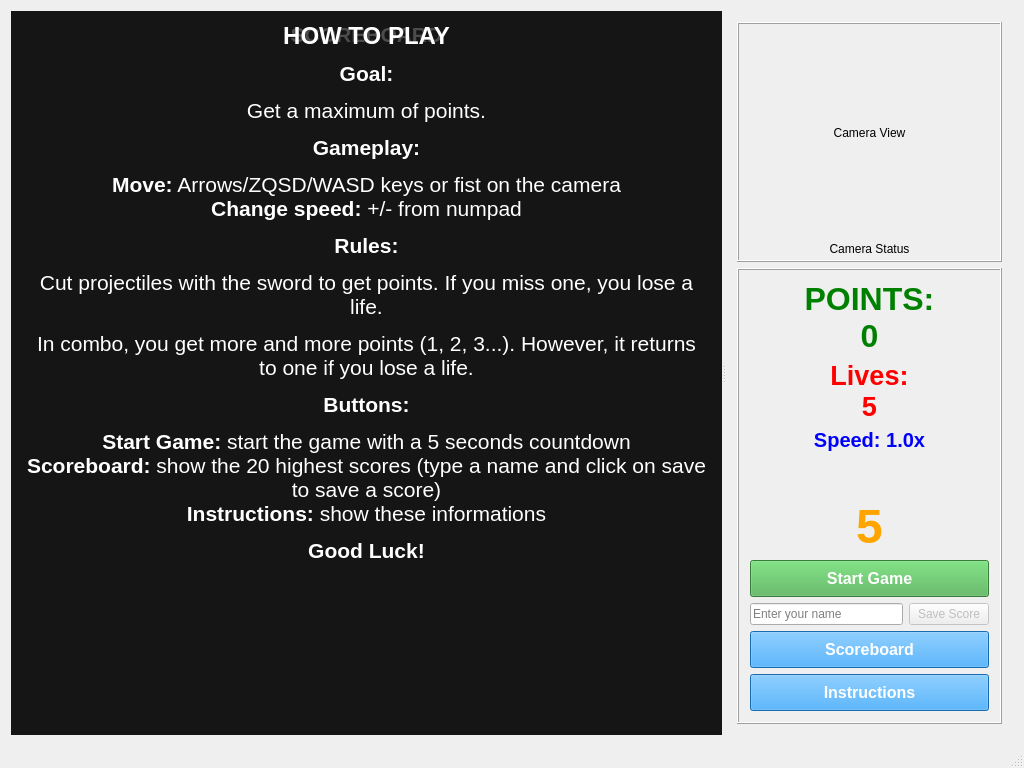
<?xml version="1.0" encoding="UTF-8"?>
<ui version="4.0">
 <class>MainWindow</class>
 <widget class="QMainWindow" name="MainWindow">
  <property name="geometry">
   <rect>
    <x>0</x>
    <y>0</y>
    <width>1024</width>
    <height>768</height>
   </rect>
  </property>
  <property name="windowTitle">
   <string>Slice Defender</string>
  </property>
  <widget class="QWidget" name="centralWidget">
   <layout class="QHBoxLayout" name="horizontalLayout">
    <item>
     <widget class="QSplitter" name="mainSplitter">
      <property name="orientation">
       <enum>Qt::Orientation::Horizontal</enum>
      </property>
      <property name="childrenCollapsible">
       <bool>false</bool>
      </property>
      <widget class="QWidget" name="glWidgetContainer">
       <layout class="QGridLayout" name="glLayout">
        <property name="leftMargin">
         <number>0</number>
        </property>
        <property name="topMargin">
         <number>0</number>
        </property>
        <property name="rightMargin">
         <number>0</number>
        </property>
        <property name="bottomMargin">
         <number>0</number>
        </property>
        <property name="spacing">
         <number>0</number>
        </property>
        <item row="0" column="0">
         <widget class="MyGLWidget" name="glWidget" native="true">
          <property name="sizePolicy">
           <sizepolicy hsizetype="Expanding" vsizetype="Expanding">
            <horstretch>80</horstretch>
            <verstretch>0</verstretch>
           </sizepolicy>
          </property>
          <property name="minimumSize">
           <size>
            <width>600</width>
            <height>400</height>
           </size>
          </property>
         </widget>
        </item>
        <item row="0" column="0">
         <widget class="QWidget" name="scoreboardOverlay" native="true">
          <property name="styleSheet">
           <string notr="true">QWidget#scoreboardOverlay {
  background-color: rgba(0, 0, 0, 180);
}
QLabel, QTextEdit {
  color: white;
  background-color: transparent;
}
QPushButton {
  background-color: #2196F3;
  color: white;
  padding: 8px;
  border-radius: 4px;
  border: none;
}
QPushButton:hover {
  background-color: #0b7dda;
}
QLineEdit {
  padding: 8px;
  border-radius: 4px;
  border: 1px solid #ddd;
}
</string>
          </property>
          <layout class="QVBoxLayout" name="overlayLayout">
           <item>
            <widget class="QLabel" name="scoreboardTitle">
             <property name="font">
              <font>
               <pointsize>16</pointsize>
               <bold>true</bold>
              </font>
             </property>
             <property name="text">
              <string>SCOREBOARD</string>
             </property>
             <property name="alignment">
              <set>Qt::AlignmentFlag::AlignCenter</set>
             </property>
            </widget>
           </item>
           <item>
            <widget class="QTextEdit" name="scoreText">
             <property name="font">
              <font>
               <pointsize>17</pointsize>
              </font>
             </property>
             <property name="lineWidth">
              <number>12</number>
             </property>
             <property name="readOnly">
              <bool>true</bool>
             </property>
             <property name="html">
              <string>&lt;!DOCTYPE HTML PUBLIC &quot;-//W3C//DTD HTML 4.0//EN&quot; &quot;http://www.w3.org/TR/REC-html40/strict.dtd&quot;&gt;
&lt;html&gt;&lt;head&gt;&lt;meta name=&quot;qrichtext&quot; content=&quot;1&quot; /&gt;&lt;meta charset=&quot;utf-8&quot; /&gt;&lt;style type=&quot;text/css&quot;&gt;
p, li { white-space: pre-wrap; }
hr { height: 1px; border-width: 0; }
li.unchecked::marker { content: &quot;\2610&quot;; }
li.checked::marker { content: &quot;\2612&quot;; }
&lt;/style&gt;&lt;/head&gt;&lt;body style=&quot; font-family:'Segoe UI'; font-size:17pt; font-weight:400; font-style:normal;&quot;&gt;
&lt;p align=&quot;center&quot; style=&quot;-qt-paragraph-type:empty; margin-top:0px; margin-bottom:0px; margin-left:0px; margin-right:0px; -qt-block-indent:0; text-indent:0px; font-size:12pt;&quot;&gt;&lt;br /&gt;&lt;/p&gt;&lt;/body&gt;&lt;/html&gt;</string>
             </property>
            </widget>
           </item>
          </layout>
         </widget>
        </item>
        <item row="0" column="0">
         <widget class="QWidget" name="instructionsOverlay" native="true">
          <property name="styleSheet">
           <string notr="true">QWidget#instructionsOverlay {
  background-color: rgba(0, 0, 0, 180);
}
QLabel, QTextEdit {
  color: white;
  background-color: transparent;
}
QPushButton {
  background-color: #2196F3;
  color: white;
  padding: 8px;
  border-radius: 4px;
  border: none;
}
QPushButton:hover {
  background-color: #0b7dda;
}
</string>
          </property>
          <layout class="QVBoxLayout" name="instructionsLayout">
           <item>
            <widget class="QLabel" name="instructionsTitle">
             <property name="font">
              <font>
               <pointsize>18</pointsize>
               <bold>true</bold>
              </font>
             </property>
             <property name="text">
              <string>HOW TO PLAY</string>
             </property>
             <property name="alignment">
              <set>Qt::AlignmentFlag::AlignCenter</set>
             </property>
            </widget>
           </item>
           <item>
            <widget class="QTextEdit" name="instructionsText">
             <property name="font">
              <font>
               <pointsize>16</pointsize>
              </font>
             </property>
             <property name="readOnly">
              <bool>true</bool>
             </property>
             <property name="html">
              <string>&lt;!DOCTYPE HTML PUBLIC &quot;-//W3C//DTD HTML 4.0//EN&quot; &quot;http://www.w3.org/TR/REC-html40/strict.dtd&quot;&gt;
&lt;html&gt;&lt;head&gt;&lt;meta name=&quot;qrichtext&quot; content=&quot;1&quot; /&gt;&lt;meta charset=&quot;utf-8&quot; /&gt;&lt;style type=&quot;text/css&quot;&gt;
p, li { white-space: pre-wrap; }
hr { height: 1px; border-width: 0; }
li.unchecked::marker { content: &quot;\2610&quot;; }
li.checked::marker { content: &quot;\2612&quot;; }
&lt;/style&gt;&lt;/head&gt;&lt;body style=&quot; font-family:'Segoe UI'; font-size:16pt; font-weight:400; font-style:normal;&quot;&gt;
&lt;p align=&quot;center&quot; style=&quot; margin-top:0px; margin-bottom:12px; margin-left:0px; margin-right:0px; -qt-block-indent:0; text-indent:0px;&quot;&gt;&lt;span style=&quot; font-weight:700;&quot;&gt;Goal:&lt;/span&gt;&lt;/p&gt;
&lt;p align=&quot;center&quot; style=&quot; margin-top:0px; margin-bottom:12px; margin-left:0px; margin-right:0px; -qt-block-indent:0; text-indent:0px;&quot;&gt;Get a maximum of points.&lt;/p&gt;
&lt;p align=&quot;center&quot; style=&quot; margin-top:0px; margin-bottom:12px; margin-left:0px; margin-right:0px; -qt-block-indent:0; text-indent:0px;&quot;&gt;&lt;span style=&quot; font-weight:700;&quot;&gt;Gameplay:&lt;/span&gt;&lt;/p&gt;
&lt;p align=&quot;center&quot; style=&quot; margin-top:0px; margin-bottom:12px; margin-left:0px; margin-right:0px; -qt-block-indent:0; text-indent:0px;&quot;&gt;&lt;span style=&quot; font-weight:700;&quot;&gt;Move:&lt;/span&gt; Arrows/ZQSD/WASD keys or fist on the camera&lt;br /&gt;&lt;span style=&quot; font-weight:700;&quot;&gt;Change speed:&lt;/span&gt; +/- from numpad&lt;/p&gt;
&lt;p align=&quot;center&quot; style=&quot; margin-top:0px; margin-bottom:12px; margin-left:0px; margin-right:0px; -qt-block-indent:0; text-indent:0px;&quot;&gt;&lt;span style=&quot; font-weight:700;&quot;&gt;Rules:&lt;/span&gt;&lt;/p&gt;
&lt;p align=&quot;center&quot; style=&quot; margin-top:0px; margin-bottom:12px; margin-left:0px; margin-right:0px; -qt-block-indent:0; text-indent:0px;&quot;&gt;Cut projectiles with the sword to get points. If you miss one, you lose a life.&lt;/p&gt;
&lt;p align=&quot;center&quot; style=&quot; margin-top:0px; margin-bottom:12px; margin-left:0px; margin-right:0px; -qt-block-indent:0; text-indent:0px;&quot;&gt;In combo, you get more and more points (1, 2, 3...). However, it returns to one if you lose a life.&lt;/p&gt;
&lt;p align=&quot;center&quot; style=&quot; margin-top:0px; margin-bottom:12px; margin-left:0px; margin-right:0px; -qt-block-indent:0; text-indent:0px;&quot;&gt;&lt;span style=&quot; font-weight:700;&quot;&gt;Buttons:&lt;/span&gt;&lt;/p&gt;
&lt;p align=&quot;center&quot; style=&quot; margin-top:0px; margin-bottom:12px; margin-left:0px; margin-right:0px; -qt-block-indent:0; text-indent:0px;&quot;&gt;&lt;span style=&quot; font-weight:700;&quot;&gt;Start Game:&lt;/span&gt; start the game with a 5 seconds countdown&lt;br /&gt;&lt;span style=&quot; font-weight:700;&quot;&gt;Scoreboard:&lt;/span&gt; show the 20 highest scores (type a name and click on save to save a score)&lt;br /&gt;&lt;span style=&quot; font-weight:700;&quot;&gt;Instructions:&lt;/span&gt; show these informations&lt;/p&gt;
&lt;p align=&quot;center&quot; style=&quot; margin-top:0px; margin-bottom:12px; margin-left:0px; margin-right:0px; -qt-block-indent:0; text-indent:0px;&quot;&gt;&lt;span style=&quot; font-weight:700;&quot;&gt;Good Luck!&lt;/span&gt;&lt;/p&gt;&lt;/body&gt;&lt;/html&gt;</string>
             </property>
             <property name="textInteractionFlags">
              <set>Qt::TextInteractionFlag::TextSelectableByKeyboard|Qt::TextInteractionFlag::TextSelectableByMouse</set>
             </property>
            </widget>
           </item>
          </layout>
         </widget>
        </item>
       </layout>
      </widget>
      <widget class="QWidget" name="rightPanel">
       <layout class="QVBoxLayout" name="verticalLayout">
        <item>
         <widget class="QFrame" name="cameraFrame">
          <property name="sizePolicy">
           <sizepolicy hsizetype="Preferred" vsizetype="Preferred">
            <horstretch>20</horstretch>
            <verstretch>0</verstretch>
           </sizepolicy>
          </property>
          <property name="minimumSize">
           <size>
            <width>200</width>
            <height>240</height>
           </size>
          </property>
          <property name="maximumSize">
           <size>
            <width>300</width>
            <height>300</height>
           </size>
          </property>
          <property name="frameShape">
           <enum>QFrame::Shape::Box</enum>
          </property>
          <property name="frameShadow">
           <enum>QFrame::Shadow::Raised</enum>
          </property>
          <layout class="QVBoxLayout" name="cameraLayout">
           <property name="spacing">
            <number>4</number>
           </property>
           <property name="leftMargin">
            <number>4</number>
           </property>
           <property name="topMargin">
            <number>4</number>
           </property>
           <property name="rightMargin">
            <number>4</number>
           </property>
           <property name="bottomMargin">
            <number>4</number>
           </property>
           <item>
            <widget class="QLabel" name="cameraView">
             <property name="sizePolicy">
              <sizepolicy hsizetype="Ignored" vsizetype="Expanding">
               <horstretch>0</horstretch>
               <verstretch>0</verstretch>
              </sizepolicy>
             </property>
             <property name="minimumSize">
              <size>
               <width>192</width>
               <height>144</height>
              </size>
             </property>
             <property name="text">
              <string>Camera View</string>
             </property>
             <property name="alignment">
              <set>Qt::AlignmentFlag::AlignCenter</set>
             </property>
            </widget>
           </item>
           <item>
            <widget class="QLabel" name="cameraStatus">
             <property name="text">
              <string>Camera Status</string>
             </property>
             <property name="alignment">
              <set>Qt::AlignmentFlag::AlignCenter</set>
             </property>
            </widget>
           </item>
          </layout>
         </widget>
        </item>
        <item>
         <widget class="QFrame" name="scoreFrame">
          <property name="sizePolicy">
           <sizepolicy hsizetype="Preferred" vsizetype="Expanding">
            <horstretch>0</horstretch>
            <verstretch>0</verstretch>
           </sizepolicy>
          </property>
          <property name="minimumSize">
           <size>
            <width>0</width>
            <height>200</height>
           </size>
          </property>
          <property name="frameShape">
           <enum>QFrame::Shape::Box</enum>
          </property>
          <property name="frameShadow">
           <enum>QFrame::Shadow::Raised</enum>
          </property>
          <layout class="QVBoxLayout" name="scoreLayout">
           <item>
            <widget class="QLabel" name="scoreValue">
             <property name="font">
              <font>
               <pointsize>24</pointsize>
               <bold>true</bold>
              </font>
             </property>
             <property name="styleSheet">
              <string notr="true">color: rgb(0, 128, 0);</string>
             </property>
             <property name="text">
              <string>POINTS:
0</string>
             </property>
             <property name="alignment">
              <set>Qt::AlignmentFlag::AlignCenter</set>
             </property>
            </widget>
           </item>
           <item>
            <widget class="QLabel" name="livesLabel">
             <property name="font">
              <font>
               <pointsize>20</pointsize>
               <bold>true</bold>
              </font>
             </property>
             <property name="styleSheet">
              <string notr="true">color: red;</string>
             </property>
             <property name="text">
              <string>Lives:
5</string>
             </property>
             <property name="alignment">
              <set>Qt::AlignmentFlag::AlignCenter</set>
             </property>
            </widget>
           </item>
           <item>
            <widget class="QLabel" name="speedLabel">
             <property name="font">
              <font>
               <pointsize>15</pointsize>
               <bold>true</bold>
              </font>
             </property>
             <property name="styleSheet">
              <string notr="true">color: blue;</string>
             </property>
             <property name="text">
              <string>Speed: 1.0x</string>
             </property>
             <property name="alignment">
              <set>Qt::AlignmentFlag::AlignCenter</set>
             </property>
            </widget>
           </item>
           <item>
            <spacer name="verticalSpacer">
             <property name="orientation">
              <enum>Qt::Orientation::Vertical</enum>
             </property>
             <property name="sizeHint" stdset="0">
              <size>
               <width>20</width>
               <height>40</height>
              </size>
             </property>
            </spacer>
           </item>
           <item>
            <widget class="QLabel" name="statusLabel">
             <property name="font">
              <font>
               <pointsize>10</pointsize>
               <bold>true</bold>
              </font>
             </property>
             <property name="text">
              <string/>
             </property>
             <property name="alignment">
              <set>Qt::AlignmentFlag::AlignCenter</set>
             </property>
            </widget>
           </item>
           <item>
            <widget class="QLabel" name="countdownLabel">
             <property name="font">
              <font>
               <pointsize>36</pointsize>
               <bold>true</bold>
              </font>
             </property>
             <property name="styleSheet">
              <string notr="true">color: orange;</string>
             </property>
             <property name="text">
              <string>5</string>
             </property>
             <property name="alignment">
              <set>Qt::AlignmentFlag::AlignCenter</set>
             </property>
            </widget>
           </item>
           <item>
            <widget class="QPushButton" name="startButton">
             <property name="font">
              <font>
               <pointsize>12</pointsize>
               <bold>true</bold>
              </font>
             </property>
             <property name="styleSheet">
              <string notr="true">background-color: #4CAF50; color: white; padding: 8px;</string>
             </property>
             <property name="text">
              <string>Start Game</string>
             </property>
            </widget>
           </item>
           <item>
            <layout class="QHBoxLayout" name="inputLayout">
             <item>
              <widget class="QLineEdit" name="nameInput">
               <property name="maxLength">
                <number>20</number>
               </property>
               <property name="placeholderText">
                <string>Enter your name</string>
               </property>
              </widget>
             </item>
             <item>
              <widget class="QPushButton" name="saveButton">
               <property name="enabled">
                <bool>false</bool>
               </property>
               <property name="text">
                <string>Save Score</string>
               </property>
              </widget>
             </item>
            </layout>
           </item>
           <item>
            <widget class="QPushButton" name="scoreboardButton">
             <property name="font">
              <font>
               <pointsize>12</pointsize>
               <bold>true</bold>
              </font>
             </property>
             <property name="styleSheet">
              <string notr="true">background-color: #2196F3; color: white; padding: 8px;</string>
             </property>
             <property name="text">
              <string>Scoreboard</string>
             </property>
            </widget>
           </item>
           <item>
            <widget class="QPushButton" name="instructionsButton">
             <property name="font">
              <font>
               <pointsize>12</pointsize>
               <bold>true</bold>
              </font>
             </property>
             <property name="styleSheet">
              <string notr="true">background-color: #2196F3; color: white; padding: 8px;</string>
             </property>
             <property name="text">
              <string>Instructions</string>
             </property>
            </widget>
           </item>
          </layout>
         </widget>
        </item>
       </layout>
      </widget>
     </widget>
    </item>
   </layout>
  </widget>
  <widget class="QStatusBar" name="statusBar"/>
  <action name="actionNew_Game">
   <property name="text">
    <string>New Game</string>
   </property>
   <property name="shortcut">
    <string>Ctrl+N</string>
   </property>
  </action>
  <action name="actionExit">
   <property name="text">
    <string>Exit</string>
   </property>
   <property name="shortcut">
    <string>Ctrl+Q</string>
   </property>
  </action>
  <action name="actionAbout">
   <property name="text">
    <string>About</string>
   </property>
  </action>
 </widget>
 <layoutdefault spacing="6" margin="11"/>
 <customwidgets>
  <customwidget>
   <class>MyGLWidget</class>
   <extends>QWidget</extends>
   <header>myglwidget.h</header>
   <container>1</container>
  </customwidget>
 </customwidgets>
 <resources/>
 <connections>
  <connection>
   <sender>actionExit</sender>
   <signal>triggered()</signal>
   <receiver>MainWindow</receiver>
   <slot>close()</slot>
   <hints>
    <hint type="sourcelabel">
     <x>-1</x>
     <y>-1</y>
    </hint>
    <hint type="destinationlabel">
     <x>511</x>
     <y>383</y>
    </hint>
   </hints>
  </connection>
  <connection>
   <sender>scoreboardButton</sender>
   <signal>clicked()</signal>
   <receiver>MainWindow</receiver>
   <slot>toggleScoreboard()</slot>
   <hints>
    <hint type="sourcelabel">
     <x>850</x>
     <y>350</y>
    </hint>
    <hint type="destinationlabel">
     <x>780</x>
     <y>350</y>
    </hint>
   </hints>
  </connection>
  <connection>
   <sender>saveButton</sender>
   <signal>clicked()</signal>
   <receiver>MainWindow</receiver>
   <slot>savePlayerScore()</slot>
   <hints>
    <hint type="sourcelabel">
     <x>500</x>
     <y>400</y>
    </hint>
    <hint type="destinationlabel">
     <x>511</x>
     <y>383</y>
    </hint>
   </hints>
  </connection>
  <connection>
   <sender>startButton</sender>
   <signal>clicked()</signal>
   <receiver>MainWindow</receiver>
   <slot>startGame()</slot>
   <hints>
    <hint type="sourcelabel">
     <x>850</x>
     <y>520</y>
    </hint>
    <hint type="destinationlabel">
     <x>780</x>
     <y>520</y>
    </hint>
   </hints>
  </connection>
  <connection>
   <sender>actionNew_Game</sender>
   <signal>triggered()</signal>
   <receiver>MainWindow</receiver>
   <slot>startNewGame()</slot>
   <hints>
    <hint type="sourcelabel">
     <x>-1</x>
     <y>-1</y>
    </hint>
    <hint type="destinationlabel">
     <x>511</x>
     <y>383</y>
    </hint>
   </hints>
  </connection>
  <connection>
   <sender>actionAbout</sender>
   <signal>triggered()</signal>
   <receiver>MainWindow</receiver>
   <slot>showAboutDialog()</slot>
   <hints>
    <hint type="sourcelabel">
     <x>-1</x>
     <y>-1</y>
    </hint>
    <hint type="destinationlabel">
     <x>511</x>
     <y>383</y>
    </hint>
   </hints>
  </connection>
  <connection>
   <sender>instructionsButton</sender>
   <signal>clicked()</signal>
   <receiver>MainWindow</receiver>
   <slot>toggleInstructions()</slot>
   <hints>
    <hint type="sourcelabel">
     <x>850</x>
     <y>460</y>
    </hint>
    <hint type="destinationlabel">
     <x>780</x>
     <y>460</y>
    </hint>
   </hints>
  </connection>
 </connections>
 <slots>
  <slot>startNewGame()</slot>
  <slot>showAboutDialog()</slot>
  <slot>toggleScoreboard()</slot>
  <slot>savePlayerScore()</slot>
  <slot>startGame()</slot>
  <slot>toggleInstructions()</slot>
 </slots>
</ui>
